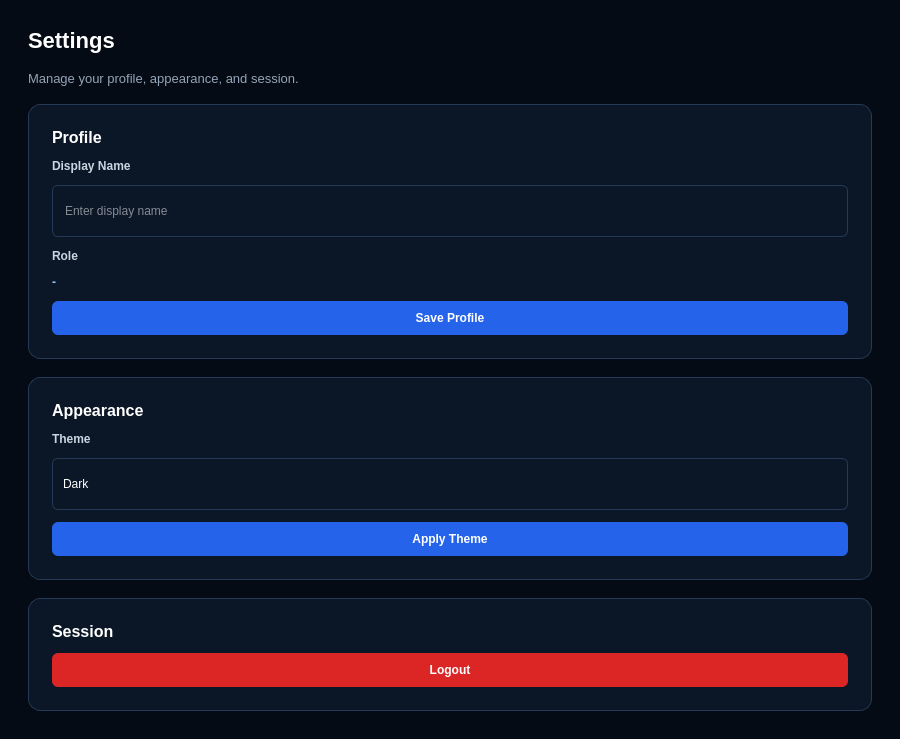
<?xml version="1.0" encoding="UTF-8"?>
<ui version="4.0">
	<class>SettingsPageClass</class>
	<widget class="QWidget" name="SettingsPageClass">
		<property name="geometry">
			<rect>
				<x>0</x>
				<y>0</y>
				<width>900</width>
				<height>650</height>
			</rect>
		</property>

		<property name="styleSheet">
			<string notr="true">
				QWidget#SettingsPageClass {
				background-color: #050B14;
				color: #FFFFFF;
				font-family: "Segoe UI";
				}

				QLabel {
				color: #FFFFFF;
				background: transparent;
				}

				QLineEdit,
				QComboBox {
				background-color: #0B1626;
				border: 1px solid #263A57;
				border-radius: 6px;
				color: #FFFFFF;
				padding: 8px 10px;
				min-height: 34px;
				}

				QComboBox::drop-down {
				border: none;
				width: 28px;
				}

				QPushButton {
				background-color: #2563EB;
				border: none;
				border-radius: 6px;
				color: #FFFFFF;
				padding: 10px 14px;
				font-weight: 700;
				}

				QPushButton:hover {
				background-color: #3B82F6;
				}

				QPushButton#logoutButton {
				background-color: #DC2626;
				}

				QPushButton#logoutButton:hover {
				background-color: #EF4444;
				}

				QWidget#profileCard,
				QWidget#appearanceCard,
				QWidget#sessionCard {
				background-color: #0B1626;
				border: 1px solid #263A57;
				border-radius: 12px;
				}

				QLabel#titleLabel {
				font-size: 22px;
				font-weight: 800;
				}

				QLabel#subtitleLabel {
				color: #94A3B8;
				font-size: 13px;
				}

				QLabel#profileTitleLabel,
				QLabel#appearanceTitleLabel,
				QLabel#sessionTitleLabel {
				font-size: 16px;
				font-weight: 800;
				}

				QLabel#nameLabel,
				QLabel#roleLabel,
				QLabel#themeLabel {
				color: #CBD5E1;
				font-weight: 700;
				}

				QLabel#roleValueLabel {
				color: #93C5FD;
				font-weight: 700;
				}
			</string>
		</property>

		<layout class="QVBoxLayout" name="mainLayout">
			<property name="leftMargin">
				<number>28</number>
			</property>
			<property name="topMargin">
				<number>28</number>
			</property>
			<property name="rightMargin">
				<number>28</number>
			</property>
			<property name="bottomMargin">
				<number>28</number>
			</property>
			<property name="spacing">
				<number>18</number>
			</property>

			<item>
				<widget class="QLabel" name="titleLabel">
					<property name="text">
						<string>Settings</string>
					</property>
				</widget>
			</item>

			<item>
				<widget class="QLabel" name="subtitleLabel">
					<property name="text">
						<string>Manage your profile, appearance, and session.</string>
					</property>
				</widget>
			</item>

			<item>
				<widget class="QWidget" name="profileCard" native="true">
					<layout class="QVBoxLayout" name="profileLayout">
						<property name="leftMargin">
							<number>24</number>
						</property>
						<property name="topMargin">
							<number>24</number>
						</property>
						<property name="rightMargin">
							<number>24</number>
						</property>
						<property name="bottomMargin">
							<number>24</number>
						</property>
						<property name="spacing">
							<number>12</number>
						</property>

						<item>
							<widget class="QLabel" name="profileTitleLabel">
								<property name="text">
									<string>Profile</string>
								</property>
							</widget>
						</item>

						<item>
							<widget class="QLabel" name="nameLabel">
								<property name="text">
									<string>Display Name</string>
								</property>
							</widget>
						</item>

						<item>
							<widget class="QLineEdit" name="nameInput">
								<property name="placeholderText">
									<string>Enter display name</string>
								</property>
							</widget>
						</item>

						<item>
							<widget class="QLabel" name="roleLabel">
								<property name="text">
									<string>Role</string>
								</property>
							</widget>
						</item>

						<item>
							<widget class="QLabel" name="roleValueLabel">
								<property name="text">
									<string>-</string>
								</property>
							</widget>
						</item>

						<item>
							<widget class="QPushButton" name="saveProfileButton">
								<property name="text">
									<string>Save Profile</string>
								</property>
							</widget>
						</item>
					</layout>
				</widget>
			</item>

			<item>
				<widget class="QWidget" name="appearanceCard" native="true">
					<layout class="QVBoxLayout" name="appearanceLayout">
						<property name="leftMargin">
							<number>24</number>
						</property>
						<property name="topMargin">
							<number>24</number>
						</property>
						<property name="rightMargin">
							<number>24</number>
						</property>
						<property name="bottomMargin">
							<number>24</number>
						</property>
						<property name="spacing">
							<number>12</number>
						</property>

						<item>
							<widget class="QLabel" name="appearanceTitleLabel">
								<property name="text">
									<string>Appearance</string>
								</property>
							</widget>
						</item>

						<item>
							<widget class="QLabel" name="themeLabel">
								<property name="text">
									<string>Theme</string>
								</property>
							</widget>
						</item>

						<item>
							<widget class="QComboBox" name="themeCombo">
								<item>
									<property name="text">
										<string>Dark</string>
									</property>
								</item>
								<item>
									<property name="text">
										<string>Light</string>
									</property>
								</item>
							</widget>
						</item>

						<item>
							<widget class="QPushButton" name="applyThemeButton">
								<property name="text">
									<string>Apply Theme</string>
								</property>
							</widget>
						</item>
					</layout>
				</widget>
			</item>

			<item>
				<widget class="QWidget" name="sessionCard" native="true">
					<layout class="QVBoxLayout" name="sessionLayout">
						<property name="leftMargin">
							<number>24</number>
						</property>
						<property name="topMargin">
							<number>24</number>
						</property>
						<property name="rightMargin">
							<number>24</number>
						</property>
						<property name="bottomMargin">
							<number>24</number>
						</property>
						<property name="spacing">
							<number>12</number>
						</property>

						<item>
							<widget class="QLabel" name="sessionTitleLabel">
								<property name="text">
									<string>Session</string>
								</property>
							</widget>
						</item>

						<item>
							<widget class="QPushButton" name="logoutButton">
								<property name="text">
									<string>Logout</string>
								</property>
							</widget>
						</item>
					</layout>
				</widget>
			</item>

			<item>
				<spacer name="verticalSpacer">
					<property name="orientation">
						<enum>Qt::Vertical</enum>
					</property>
					<property name="sizeHint" stdset="0">
						<size>
							<width>20</width>
							<height>40</height>
						</size>
					</property>
				</spacer>
			</item>
		</layout>
	</widget>
	<resources/>
	<connections/>
</ui>
